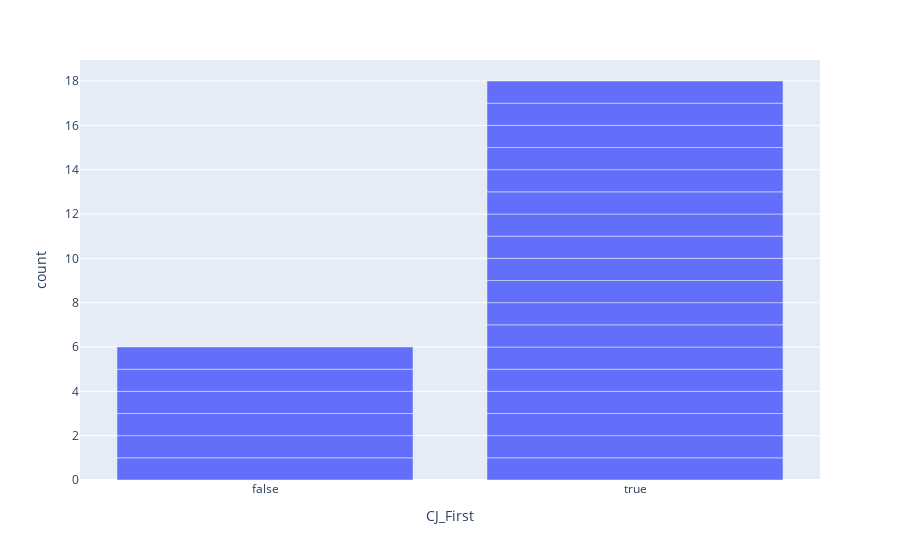

Write notebook code for a chart like this one.
### Code cell
# Showing how many times CJ posted the topic first
fig1 = px.bar(joined_df, x='CJ_First')
fig1.show()

### Figure 1 — Plotly figure (JSON) as saved in the notebook; plotly's stock layout.template omitted (floating-point values rounded to 4 significant figures)
{"data": [{"alignmentgroup": "True", "hovertemplate": "CJ_First=%{x}<br>count=%{y}<extra></extra>", "legendgroup": "", "marker": {"color": "#636efa", "pattern": {"shape": ""}}, "name": "", "offsetgroup": "", "orientation": "v", "showlegend": false, "textposition": "auto", "type": "bar", "x": [false, true, false, false, true, true, false, true, true, true, false, false, true, true, true, true, true, true, true, true, true, true, true, true], "xaxis": "x", "y": [1, 1, 1, 1, 1, 1, 1, 1, 1, 1, 1, 1, 1, 1, 1, 1, 1, 1, 1, 1, 1, 1, 1, 1], "yaxis": "y"}], "layout": {"barmode": "relative", "legend": {"tracegroupgap": 0}, "margin": {"t": 60}, "xaxis": {"anchor": "y", "domain": [0, 1], "title": {"text": "CJ_First"}}, "yaxis": {"anchor": "x", "domain": [0, 1], "title": {"text": "count"}}}}
